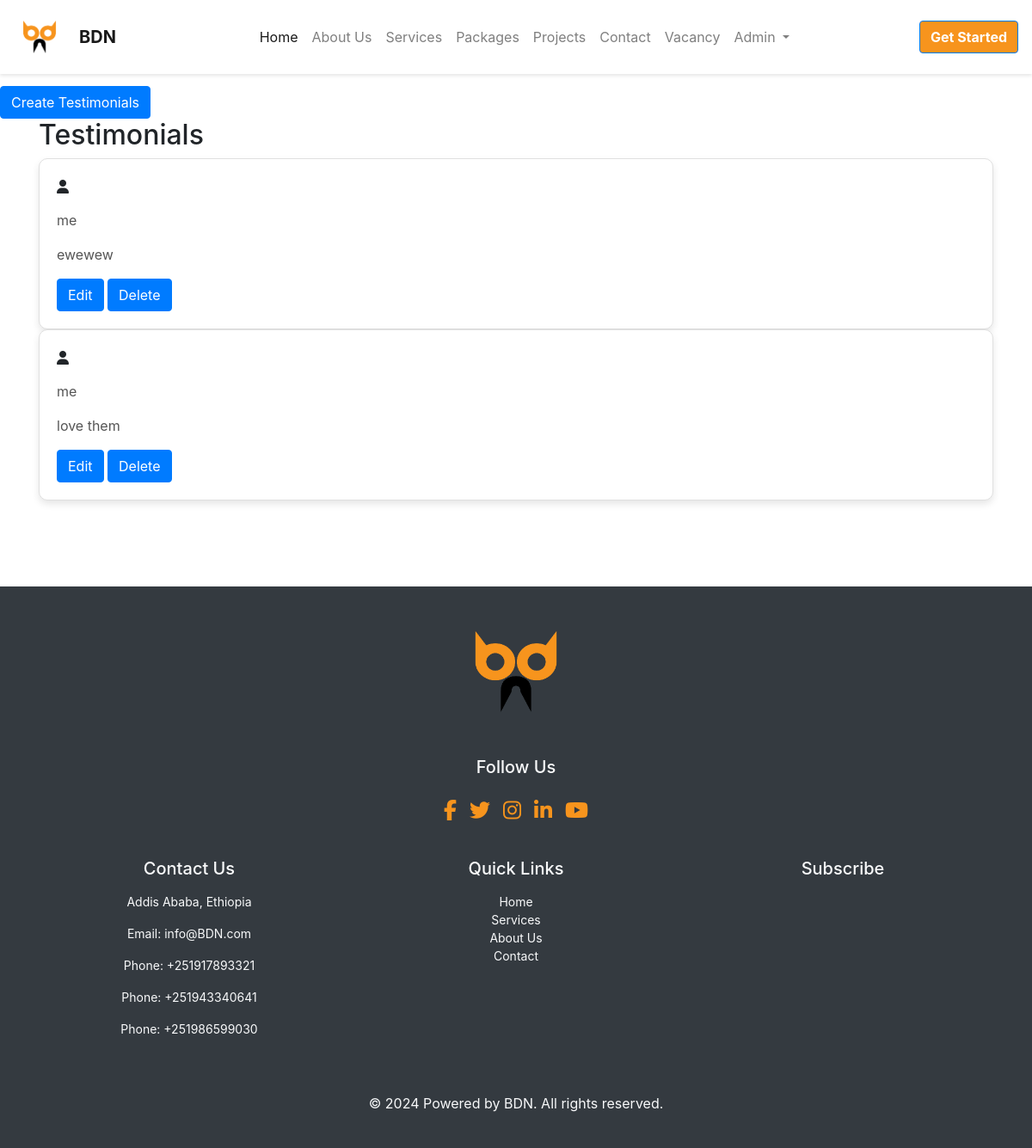
Page /testimonials/ (signed in) on the committed database.
### testimonial/models.py (models this page shows, shortened)
class Testimonials(models.Model):
    person = models.CharField(max_length=200)
    position = models.CharField(max_length=800)
    image = models.ImageField(upload_to='images/', null=True,)
    testimonial = models.TextField(max_length=1000)
    added_date = models.DateTimeField(auto_now_add=True)
    class Meta:
        ordering = ['-added_date']

### testimonial/views.py (the view)
# urls.py: path('', views.TestimonialsListView.as_view(), name='testimonials_list'),
class TestimonialsListView(ListView):
    model = Testimonials
    @method_decorator(user_passes_test(lambda u: u.is_superuser))
    def dispatch(self, *args, **kwargs):
        return super().dispatch(*args, **kwargs)
    def get_queryset(self):
        return Testimonials.objects.all()

### testimonial/templates/testimonial/testimonials_list.html (shortened to what this page needs)
{% extends  "base.html" %}
{% block content %}
<div class="d-flex flex-wrap" style="padding-top:100px; " >
    <a class="btn btn-primary" style=" float:right;" href="{% url 'testimonial:testimonials_new' %}">Create Testimonials</a>
</div>
   <div class="container" style="padding-bottom:100px;">
    <h2>Testimonials</h2>
    <div class="testimonials-wrapper">
        {% for testimonial in testimonials_list %}
      <div class="testimonial">
        <div class="testimonial-content">
          <i class="fas fa-user testimonial-icon"></i>
          <div class="testimonial-text">
              <footer>{{testimonial.person}}</footer>
            <blockquote>
              <p>{{testimonial.testimonial|safe|linebreaks}}</p>
            </blockquote>
              {% if user.is_authenticated and user.is_superuser %}
                    <a class="btn btn-primary"  href="{% url 'testimonial:testimonials_edit' pk=testimonial.pk %}">
                         Edit
                    </a>
                    <a class="btn btn-primary" href="{% url 'testimonial:testimonials_remove' pk=testimonial.pk %}">Delete</a>
            {% endif %}
          </div>
        </div>
      </div>
        {% endfor %}
    </div>
  </div>
{% endblock %}

### static/bdnpage/css/styles.css (style rules this page uses)
html { scroll-behavior: smooth; }
body { font-family: "Roboto", sans-serif; }
.btn-primary { background: #ff8c00; border: none; padding: 12px 25px; border-radius: 5px; font-weight: 600; transition: all 0.3s ease; }
.testimonial { background-color: white; border: 1px solid #e0e0e0; border-radius: 10px; box-shadow: 0 4px 8px rgba(0, 0, 0, 0.1); padding: 20px; }
.testimonial-text { font-size: 1rem; color: #555; margin-top: 15px; }

### rows in the picture
Testimonials: person "me", testimonial "ewewew"
Testimonials: person "me", testimonial "love them"
